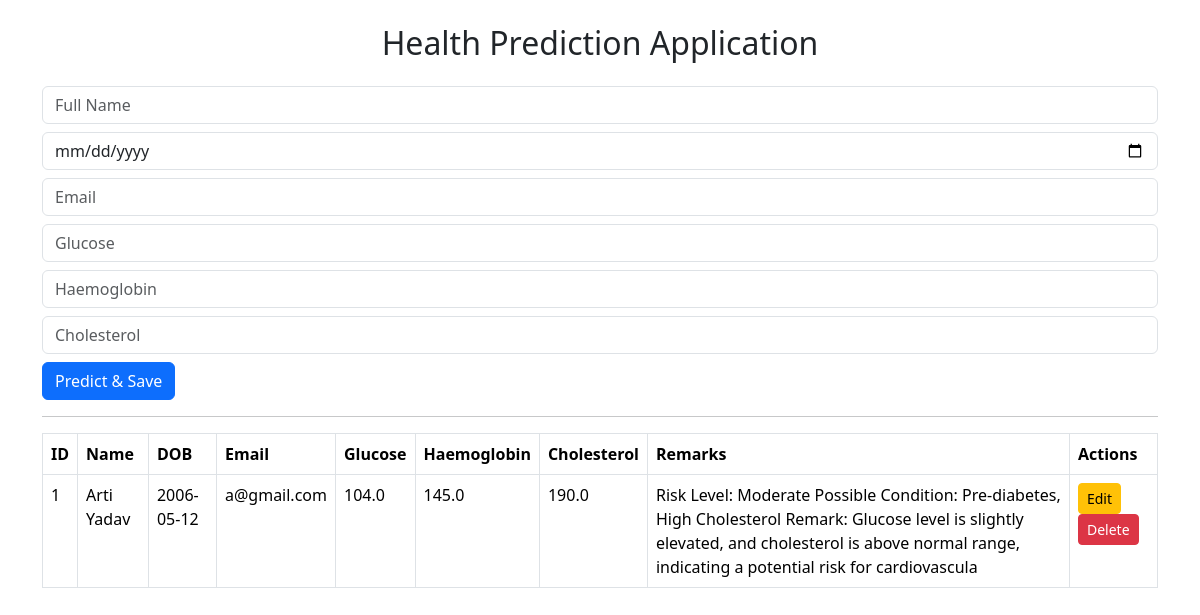
The page / on the database its author committed.
### tables this page shows
CREATE TABLE patients(
        id INTEGER PRIMARY KEY AUTOINCREMENT,
        full_name TEXT NOT NULL,
        dob TEXT NOT NULL,
        email TEXT NOT NULL,
        glucose REAL NOT NULL,
        haemoglobin REAL NOT NULL,
        cholesterol REAL NOT NULL,
        remarks TEXT
    );

### app.py (the view)
@app.route('/')
def home():
    conn = sqlite3.connect("database.db")
    cursor = conn.cursor()
    cursor.execute("SELECT * FROM patients")
    patients = cursor.fetchall()
    conn.close()
    return render_template(
        "index.html",
        patients=patients
    )

### templates/index.html (shortened to what this page needs)
<!DOCTYPE html>
<html>
<head>
<link href="https://cdn.jsdelivr.net/npm/bootstrap@5.3.3/dist/css/bootstrap.min.css" rel="stylesheet">
</head>
<body>
<div class="container mt-4">
<h2 class="text-center mb-4">
Health Prediction Application
</h2>
<form action="/add" method="POST">
<input class="form-control mb-2" name="full_name" placeholder="Full Name" required>
<input class="form-control mb-2" type="date" name="dob" required>
<input class="form-control mb-2" type="email" name="email" placeholder="Email" required>
<input class="form-control mb-2" type="number" step="0.01" name="glucose" placeholder="Glucose" required>
<input class="form-control mb-2" type="number" step="0.01" name="haemoglobin" placeholder="Haemoglobin" required>
<input class="form-control mb-2" type="number" step="0.01" name="cholesterol" placeholder="Cholesterol" required>
<button class="btn btn-primary">
Predict & Save
</button>
</form>
<hr>
<table class="table table-bordered">
<tr>
<th>ID</th>
<th>Name</th>
<th>DOB</th>
<th>Email</th>
<th>Glucose</th>
<th>Haemoglobin</th>
<th>Cholesterol</th>
<th>Remarks</th>
<th>Actions</th>
</tr>
{% for p in patients %}
<tr>
<td>{{ p[0] }}</td>
<td>{{ p[1] }}</td>
<td>{{ p[2] }}</td>
<td>{{ p[3] }}</td>
<td>{{ p[4] }}</td>
<td>{{ p[5] }}</td>
<td>{{ p[6] }}</td>
<td>{{ p[7] }}</td>
<td>
<a class="btn btn-warning btn-sm"
href="/edit/{{ p[0] }}">
Edit
</a>
<a class="btn btn-danger btn-sm"
href="/delete/{{ p[0] }}">
Delete
</a>
</td>
</tr>
{% endfor %}
</table>
</div>
</body>
</html>

### rows shown on the page
patients: id "1", full_name "Arti Yadav", dob "2006-05-12", email "a@gmail.com", glucose "104.0", haemoglobin "145.0", cholesterol "190.0", remarks "Risk Level: Moderate Possible Condition: Pre-diabetes, High Cholesterol Remark: Glucose level is slightly elevated, and cholesterol is above normal range, indicating a potential risk for cardiovascula"
